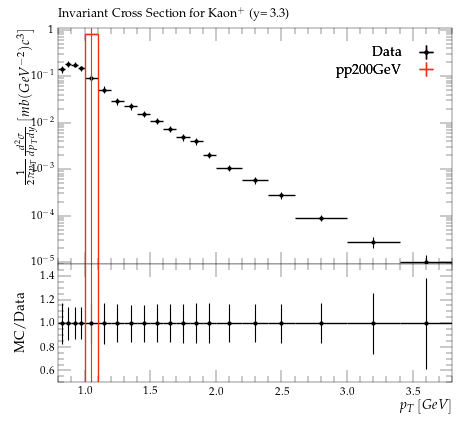

Python code for this plot:
#! /usr/bin/env python3

# This Python script was auto-generated using YODA v2.1.0.
# Analysis object: /BRAHMS_2007_I742956/d09-x01-y01
# Timestamp: 07-10-2025 (17:32:21)

import matplotlib as mpl
import matplotlib.pyplot as plt
mpl.use('Agg') # comment out for interactive use
import os
import numpy as np
from numpy import nan, inf

plotDir = os.path.split(os.path.realpath(__file__))[0]
if 'YODA_USER_PLOT_PATH' in globals():
    plot_outdir = globals()['YODA_USER_PLOT_PATH']
else:
    plot_outdir = plotDir

#plot style
plt.style.use(os.path.join(plotDir, '../default.mplstyle'))
# plot metadata
figW, figH = plt.rcParams['figure.figsize']
ax_xLabel = r'$p_T \left[GeV\right]$'
ax_yLabel = r'$\frac{1}{2\pi{p_{T}}}\frac{d^2\sigma}{dp_{T}dy}\left[mb(GeV^{-2})c^3\right]$'
ax_title  = r'Invariant Cross Section for Kaon$^+$ (y= 3.3)'
ax_xScale = 'linear'
ax_yScale = 'log'
xLims = (0.8, 3.8)
yLims = (9e-06, 1.1)

# TeX-friendly labels for the legend
labels = {
    'legend' : ([ r"Data", r"pp200GeV" ], r""),
}

# Adjust canvas width and height
canvasW = 10.0
canvasH = 9.0
figW *= canvasW/10.
figH *= canvasH/9.

# Create figure and axis objects
fig, (ax, ratio0_ax) = plt.subplots(2, 1, sharex=True,
                  figsize=(figW,figH), gridspec_kw={'height_ratios': (6.0, 3.0)})

# Set figure margins
plt.subplots_adjust(
    left   = 1.0 * plt.rcParams['figure.subplot.left'],
    right  = 1.0 * plt.rcParams['figure.subplot.right'],
    top    = 1.0 * plt.rcParams['figure.subplot.top'],
    bottom = 1.0 * plt.rcParams['figure.subplot.bottom'])

ratio0_ax.yaxis.set_major_locator(mpl.ticker.MultipleLocator(0.2))
ratio0_ax.set_ylim(0.5, 1.4999)
ratio0_ax.set_ylabel('MC/Data')

# the numerical data is stored in a separate file
dataf = dict()
prefix = os.path.split(__file__)[0]
if prefix:    prefix = prefix + '/'
exec(open(prefix+'d09-x01-y01__data.py').read(), dataf)


legend_handles = dict() # keep track of handles for the legend

# style options for curves
# starts at zorder>=5 to draw curve on top of legend
styles = {
  'Data': {
    'color' : 'black',
    'linestyle' : '-',
    'linewidth' : 1,
    'marker' : 'o',
    'markersize' : 2,
    'capsize' : 0.0,
    'zorder' : 5,
    'histstyle' : 0,
    'drawstyle' : 'steps-pre',
    'xerrorbars' : 1,
    'yerrorbars' : 1,
    'fillcolor' : None,
    'fillopacity' : 1.0,
    'ratio0_linestyle' : '-',
    'ratio0_linewidth' : 1,
    'ratio0_marker' : 'o',
    'ratio0_markersize' : 2,
    'ratio0_capsize' : 0.0,
    'ratio0_zorder' : 5,
    'ratio0_histstyle' : 0,
    'ratio0_drawstyle' : 'steps-pre',
    'ratio0_xerrorbars' : 1,
    'ratio0_yerrorbars' : 1,
  },
  'pp200GeV.yoda': {
    'color' : '#EE3311',
    'linestyle' : '-',
    'linewidth' : 1,
    'marker' : 'none',
    'markersize' : 2,
    'capsize' : 0.0,
    'zorder' : 6,
    'histstyle' : 1,
    'drawstyle' : 'steps-pre',
    'xerrorbars' : 1,
    'yerrorbars' : 1,
    'fillcolor' : None,
    'fillopacity' : 1.0,
    'ratio0_linestyle' : '-',
    'ratio0_linewidth' : 1,
    'ratio0_marker' : 'none',
    'ratio0_markersize' : 2,
    'ratio0_capsize' : 0.0,
    'ratio0_zorder' : 6,
    'ratio0_histstyle' : 1,
    'ratio0_drawstyle' : 'steps-pre',
    'ratio0_xerrorbars' : 1,
    'ratio0_yerrorbars' : 1,
  },
}

# curve from input yoda files in main panel
for label, yvals in dataf['yvals'].items():
    if all(np.isnan(v) for v in dataf['yvals'][label]):
        continue
    tmp = None
    if styles[label]['histstyle']: # draw as histogram
        xpos = dataf['xedges'][label] if styles[label]['drawstyle'] else dataf['xpoints'][label]
        ypos = np.insert(yvals, 0, yvals[0]) if styles[label]['drawstyle'] else yvals
        if styles[label]['fillcolor']: # fill area below curve
            ax.fill_between(xpos, ypos, step='pre',
                            color=styles[label]['fillcolor'],
                            alpha=styles[label]['fillopacity'])
        tmp, = ax.plot(xpos, ypos,
                       color=styles[label]['color'],
                       linestyle=styles[label]['linestyle'],
                       linewidth=styles[label]['linewidth'],
                       drawstyle=styles[label]['drawstyle'], solid_joinstyle='miter',
                       zorder=styles[label]['zorder'], label=label)
    tmp = ax.errorbar(dataf['xpoints'][label], yvals,
                      xerr=np.array(dataf['xerrs'][label])*styles[label]['xerrorbars'],
                      yerr=np.array(dataf['yerrs'][label])*styles[label]['yerrorbars'],
                      fmt=styles[label]['marker'], capsize=styles[label]['capsize'],
                      markersize=styles[label]['markersize'],
                      ecolor=styles[label]['color'],
                      color=styles[label]['color'], zorder=styles[label]['zorder'])
    tmp[-1][0].set_linestyle(styles[label]['linestyle'])
    tmp[-1][0].set_linewidth(styles[label]['linewidth'])
    if label in dataf['add_legend_handle']:  legend_handles[label] = tmp
    for varLabel in dataf['variation_yvals'].keys():
        if varLabel.startswith(label):
            tmp, = ax.plot(dataf['xedges'][label], dataf['variation_yvals'][varLabel],
                           color=styles[label]['color'],
                           linestyle=styles[label]['linestyle'],
                           linewidth=styles[label]['linewidth'],
                           drawstyle='steps-pre', solid_joinstyle='miter',
                           zorder=styles[label]['zorder'], alpha=0.5)


# plots on ratio panel
# curve from input yoda files in ratio panel
for label, yvals in dataf['ratio0_yvals'].items():
    if all(np.isnan(v) for v in yvals):
        continue
    if styles[label]['ratio0_histstyle']: # plot as histogram
        xpos = dataf['xedges']['Data'] if styles[label]['ratio0_drawstyle'] else dataf['xpoints']['Data']
        ypos = np.insert(yvals, 0, yvals[0]) if styles[label]['ratio0_drawstyle'] else yvals
        ratio0_ax.plot(xpos, ypos,
                       color=styles[label]['color'],
                       linewidth=styles[label]['linewidth'],
                       linestyle=styles[label]['ratio0_linestyle'],
                       drawstyle=styles[label]['ratio0_drawstyle'], zorder=styles[label]['zorder'],
                       solid_joinstyle='miter')
    tmp = ratio0_ax.errorbar(dataf['xpoints']['Data'], yvals,
                             xerr=np.array(dataf['ref_xerrs'])*styles[label]['ratio0_xerrorbars'],
                             yerr=np.array(dataf['ratio0_yerrs'][label])*styles[label]['ratio0_yerrorbars'],
                             fmt=styles[label]['ratio0_marker'], capsize=styles[label]['ratio0_capsize'],
                             markersize=styles[label]['ratio0_markersize'],
                             ecolor=styles[label]['color'],
                             color=styles[label]['color'])
    tmp[-1][0].set_linestyle(styles[label]['ratio0_linestyle'])
    tmp[-1][0].set_linewidth(styles[label]['ratio0_linewidth'])

    for varlabel in dataf['ratio0_variation_vals'].keys():
        if varlabel.startswith(label):
            ratio0_ax.plot(dataf['xedges']['Data'],
                            dataf['ratio0_variation_vals'][varlabel],
                            color=styles[label]['color'],
                            linestyle=styles[label]['linestyle'],
                            linewidth=styles[label]['linewidth'],
                            drawstyle='steps-pre', solid_joinstyle='miter',
                            zorder=1, alpha=0.5)

legend_items = list(legend_handles.values())
ax.add_artist(ax.legend(legend_items,
                        labels['legend'][0],
                        title=labels['legend'][1],
                        alignment='right',
                        loc='upper right',
                        bbox_to_anchor=(1.0, 0.97),markerfirst=False))

# set plot metadata as defined above
ratio0_ax.set_xlabel(ax_xLabel)
ratio0_ax.xaxis.set_label_coords(1., -0.15)
ax.set_ylabel(ax_yLabel, ha='right', va='top')
ax.yaxis.set_label_coords(-0.11, 1.0)
ax.set_title(ax_title, loc='left')
ax.set_xscale(ax_xScale)
ax.set_yscale(ax_yScale)
ax.set_xlim(xLims)
ax.set_ylim(yLims)

# tick formatting
plt.rcParams['xtick.top'] = True
plt.rcParams['ytick.right'] = True
ax.yaxis.set_major_locator(mpl.ticker.LogLocator(base=10.0, numticks=np.inf))
ax.yaxis.set_minor_locator(mpl.ticker.LogLocator(
                           base=10.0, subs=np.arange(0.1, 1, 0.1), numticks=np.inf))
fig.align_ylabels((ax, ratio0_ax))
plt.savefig(os.path.join(plot_outdir, 'd09-x01-y01.pdf'), format='PDF')
plt.savefig(os.path.join(plot_outdir, 'd09-x01-y01.png'), format='PNG')

plt.close(fig)
